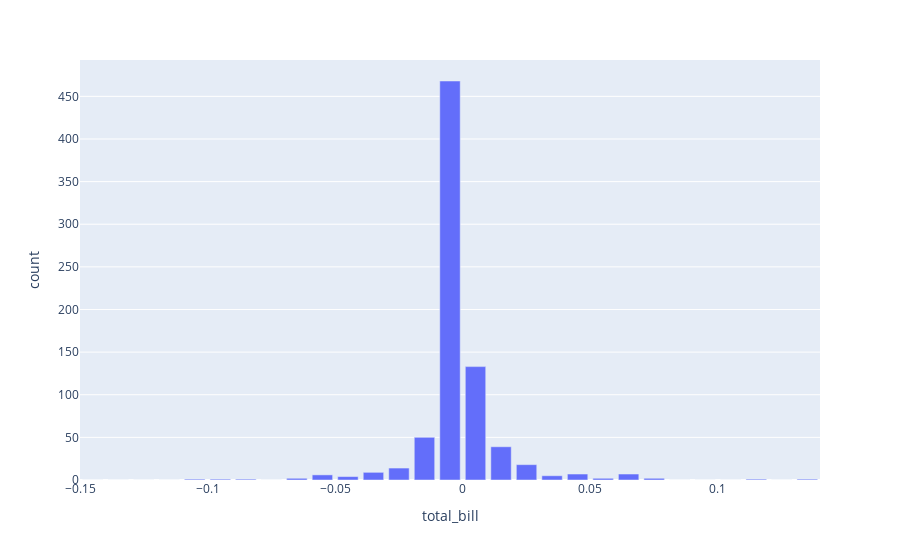

Here is the notebook cell this chart was saved with:
### Code cell
counts, bins = np.histogram(uva_usd_df.chg, bins=np.arange(-0.15, 0.15, 0.01))
bins = 0.5 * (bins[:-1] + bins[1:])

fig = px.bar(x=bins, y=counts, labels={'x':'total_bill', 'y':'count'})
fig.show()

### Figure 1 — Plotly figure (JSON) as saved in the notebook; plotly's stock layout.template omitted (floating-point values rounded to 4 significant figures)
{"data": [{"alignmentgroup": "True", "hovertemplate": "total_bill=%{x}<br>count=%{y}<extra></extra>", "legendgroup": "", "marker": {"color": "#636efa", "pattern": {"shape": ""}}, "name": "", "offsetgroup": "", "orientation": "v", "showlegend": false, "textposition": "auto", "x": [-0.145, -0.135, -0.125, -0.115, -0.105, -0.095, -0.085, -0.075, -0.065, -0.055, -0.045, -0.035, -0.025, -0.015, -0.005, 0.005, 0.015, 0.025, 0.035, 0.045, 0.055, 0.065, 0.075, 0.085, 0.095, 0.105, 0.115, 0.125, 0.135], "xaxis": "x", "y": [0, 0, 0, 0, 1, 1, 1, 0, 2, 6, 4, 9, 14, 50, 468, 133, 39, 18, 5, 7, 2, 7, 2, 0, 0, 0, 1, 0, 1], "yaxis": "y", "type": "bar"}], "layout": {"xaxis": {"anchor": "y", "domain": [0, 1], "title": {"text": "total_bill"}}, "yaxis": {"anchor": "x", "domain": [0, 1], "title": {"text": "count"}}, "legend": {"tracegroupgap": 0}, "margin": {"t": 60}, "barmode": "relative"}}
